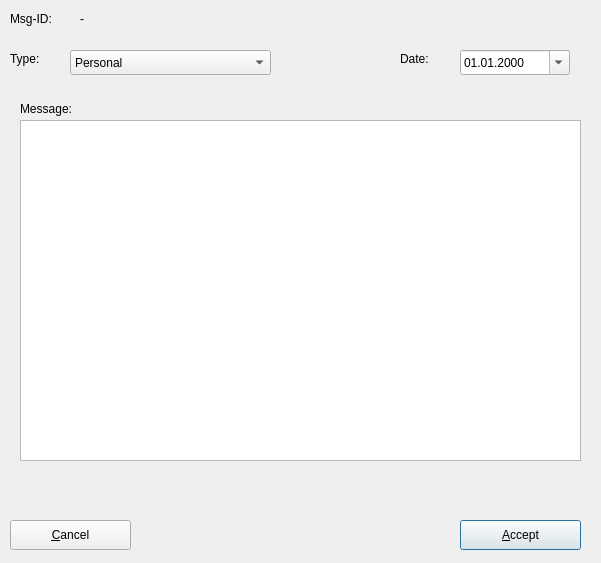
<ui version="4.0" >
 <class>msgeditfrm</class>
 <widget class="QDialog" name="msgeditfrm" >
  <property name="geometry" >
   <rect>
    <x>0</x>
    <y>0</y>
    <width>601</width>
    <height>563</height>
   </rect>
  </property>
  <property name="windowTitle" >
   <string>Nachricht...</string>
  </property>
  <property name="windowIcon" >
   <iconset resource="../resources/images/first4.qrc" >:/message2.png</iconset>
  </property>
  <widget class="QPushButton" name="btnaccept" >
   <property name="geometry" >
    <rect>
     <x>460</x>
     <y>520</y>
     <width>121</width>
     <height>30</height>
    </rect>
   </property>
   <property name="text" >
    <string>&amp;Accept</string>
   </property>
   <property name="icon" >
    <iconset resource="../resources/images/first4.qrc" >:/button_ok.png</iconset>
   </property>
  </widget>
  <widget class="QPushButton" name="btncancel" >
   <property name="geometry" >
    <rect>
     <x>10</x>
     <y>520</y>
     <width>121</width>
     <height>30</height>
    </rect>
   </property>
   <property name="text" >
    <string>&amp;Cancel</string>
   </property>
   <property name="icon" >
    <iconset resource="../resources/images/first4.qrc" >:/button_cancel.png</iconset>
   </property>
  </widget>
  <widget class="QLabel" name="label" >
   <property name="geometry" >
    <rect>
     <x>10</x>
     <y>10</y>
     <width>57</width>
     <height>18</height>
    </rect>
   </property>
   <property name="text" >
    <string>Msg-ID:</string>
   </property>
  </widget>
  <widget class="QLabel" name="lblID" >
   <property name="geometry" >
    <rect>
     <x>80</x>
     <y>10</y>
     <width>57</width>
     <height>18</height>
    </rect>
   </property>
   <property name="text" >
    <string>-</string>
   </property>
  </widget>
  <widget class="QLabel" name="label_2" >
   <property name="geometry" >
    <rect>
     <x>10</x>
     <y>50</y>
     <width>57</width>
     <height>18</height>
    </rect>
   </property>
   <property name="text" >
    <string>Type:</string>
   </property>
  </widget>
  <widget class="QComboBox" name="cmbmsgtype" >
   <property name="geometry" >
    <rect>
     <x>70</x>
     <y>50</y>
     <width>201</width>
     <height>25</height>
    </rect>
   </property>
   <item>
    <property name="text" >
     <string>Personal</string>
    </property>
   </item>
   <item>
    <property name="text" >
     <string>General</string>
    </property>
   </item>
   <item>
    <property name="text" >
     <string>Stock</string>
    </property>
   </item>
   <item>
    <property name="text" >
     <string>Order</string>
    </property>
   </item>
   <item>
    <property name="text" >
     <string>Finance</string>
    </property>
   </item>
  </widget>
  <widget class="QLabel" name="label_3" >
   <property name="geometry" >
    <rect>
     <x>400</x>
     <y>50</y>
     <width>57</width>
     <height>18</height>
    </rect>
   </property>
   <property name="text" >
    <string>Date:</string>
   </property>
  </widget>
  <widget class="QDateEdit" name="date" >
   <property name="geometry" >
    <rect>
     <x>460</x>
     <y>50</y>
     <width>110</width>
     <height>25</height>
    </rect>
   </property>
   <property name="displayFormat" >
    <string>dd.MM.yyyy</string>
   </property>
   <property name="calendarPopup" >
    <bool>true</bool>
   </property>
  </widget>
  <widget class="QStackedWidget" name="stackmain" >
   <property name="geometry" >
    <rect>
     <x>10</x>
     <y>90</y>
     <width>581</width>
     <height>421</height>
    </rect>
   </property>
   <property name="currentIndex" >
    <number>0</number>
   </property>
   <widget class="QWidget" name="page" >
    <widget class="QLabel" name="label_4" >
     <property name="geometry" >
      <rect>
       <x>10</x>
       <y>10</y>
       <width>81</width>
       <height>18</height>
      </rect>
     </property>
     <property name="text" >
      <string>Message:</string>
     </property>
    </widget>
    <widget class="QTextEdit" name="per_msg" >
     <property name="geometry" >
      <rect>
       <x>10</x>
       <y>30</y>
       <width>561</width>
       <height>341</height>
      </rect>
     </property>
    </widget>
   </widget>
   <widget class="QWidget" name="page_2" >
    <widget class="QLabel" name="label_5" >
     <property name="geometry" >
      <rect>
       <x>10</x>
       <y>10</y>
       <width>171</width>
       <height>18</height>
      </rect>
     </property>
     <property name="text" >
      <string>Select recipient:</string>
     </property>
    </widget>
    <widget class="QTextEdit" name="gen_msg" >
     <property name="geometry" >
      <rect>
       <x>10</x>
       <y>150</y>
       <width>561</width>
       <height>261</height>
      </rect>
     </property>
    </widget>
    <widget class="QTreeWidget" name="gen_users" >
     <property name="geometry" >
      <rect>
       <x>130</x>
       <y>10</y>
       <width>321</width>
       <height>111</height>
      </rect>
     </property>
     <column>
      <property name="text" >
       <string/>
      </property>
      <property name="icon" >
       <iconset resource="../resources/images/first4.qrc" >:/button_ok_small.png</iconset>
      </property>
     </column>
     <column>
      <property name="text" >
       <string>User:</string>
      </property>
     </column>
     <column>
      <property name="text" >
       <string>userid</string>
      </property>
     </column>
    </widget>
    <widget class="QLabel" name="label_6" >
     <property name="geometry" >
      <rect>
       <x>10</x>
       <y>130</y>
       <width>81</width>
       <height>18</height>
      </rect>
     </property>
     <property name="text" >
      <string>Message:</string>
     </property>
    </widget>
   </widget>
   <widget class="QWidget" name="page_3" >
    <widget class="QLabel" name="label_7" >
     <property name="geometry" >
      <rect>
       <x>10</x>
       <y>20</y>
       <width>101</width>
       <height>18</height>
      </rect>
     </property>
     <property name="text" >
      <string>Definition:</string>
     </property>
    </widget>
    <widget class="QLabel" name="label_8" >
     <property name="geometry" >
      <rect>
       <x>10</x>
       <y>50</y>
       <width>101</width>
       <height>18</height>
      </rect>
     </property>
     <property name="text" >
      <string>Description:</string>
     </property>
    </widget>
    <widget class="QLabel" name="label_9" >
     <property name="geometry" >
      <rect>
       <x>10</x>
       <y>200</y>
       <width>101</width>
       <height>18</height>
      </rect>
     </property>
     <property name="text" >
      <string>Supplier:</string>
     </property>
    </widget>
    <widget class="QLabel" name="label_10" >
     <property name="geometry" >
      <rect>
       <x>10</x>
       <y>300</y>
       <width>101</width>
       <height>18</height>
      </rect>
     </property>
     <property name="text" >
      <string>Stock:</string>
     </property>
    </widget>
    <widget class="QLabel" name="label_11" >
     <property name="geometry" >
      <rect>
       <x>10</x>
       <y>330</y>
       <width>101</width>
       <height>18</height>
      </rect>
     </property>
     <property name="text" >
      <string>Min. quantity:</string>
     </property>
    </widget>
    <widget class="QLabel" name="label_12" >
     <property name="geometry" >
      <rect>
       <x>10</x>
       <y>360</y>
       <width>131</width>
       <height>18</height>
      </rect>
     </property>
     <property name="text" >
      <string>Purchase Price:</string>
     </property>
    </widget>
    <widget class="QLabel" name="label_13" >
     <property name="geometry" >
      <rect>
       <x>10</x>
       <y>390</y>
       <width>131</width>
       <height>18</height>
      </rect>
     </property>
     <property name="text" >
      <string>Sell Price:</string>
     </property>
    </widget>
    <widget class="QLineEdit" name="sto_def" >
     <property name="geometry" >
      <rect>
       <x>150</x>
       <y>20</y>
       <width>231</width>
       <height>25</height>
      </rect>
     </property>
    </widget>
    <widget class="QLineEdit" name="sto_onstock" >
     <property name="geometry" >
      <rect>
       <x>150</x>
       <y>300</y>
       <width>81</width>
       <height>25</height>
      </rect>
     </property>
    </widget>
    <widget class="QLineEdit" name="sto_min" >
     <property name="geometry" >
      <rect>
       <x>150</x>
       <y>330</y>
       <width>81</width>
       <height>25</height>
      </rect>
     </property>
    </widget>
    <widget class="QLineEdit" name="sto_pprice" >
     <property name="geometry" >
      <rect>
       <x>150</x>
       <y>360</y>
       <width>81</width>
       <height>25</height>
      </rect>
     </property>
    </widget>
    <widget class="QLineEdit" name="sto_sprice" >
     <property name="geometry" >
      <rect>
       <x>150</x>
       <y>390</y>
       <width>81</width>
       <height>25</height>
      </rect>
     </property>
    </widget>
    <widget class="QTextEdit" name="sto_description" >
     <property name="geometry" >
      <rect>
       <x>150</x>
       <y>50</y>
       <width>341</width>
       <height>141</height>
      </rect>
     </property>
    </widget>
    <widget class="QPushButton" name="sto_btncheck" >
     <property name="geometry" >
      <rect>
       <x>390</x>
       <y>20</y>
       <width>25</width>
       <height>25</height>
      </rect>
     </property>
     <property name="text" >
      <string/>
     </property>
     <property name="icon" >
      <iconset resource="../resources/images/first4.qrc" >:/xmag.png</iconset>
     </property>
    </widget>
    <widget class="QTreeWidget" name="sto_supplier" >
     <property name="geometry" >
      <rect>
       <x>150</x>
       <y>200</y>
       <width>341</width>
       <height>94</height>
      </rect>
     </property>
     <column>
      <property name="text" >
       <string>Supplier</string>
      </property>
     </column>
    </widget>
   </widget>
   <widget class="QWidget" name="page_4" >
    <widget class="QLabel" name="label_14" >
     <property name="geometry" >
      <rect>
       <x>20</x>
       <y>20</y>
       <width>91</width>
       <height>18</height>
      </rect>
     </property>
     <property name="text" >
      <string>Customer:</string>
     </property>
    </widget>
    <widget class="QLabel" name="label_15" >
     <property name="geometry" >
      <rect>
       <x>20</x>
       <y>150</y>
       <width>91</width>
       <height>18</height>
      </rect>
     </property>
     <property name="text" >
      <string>Order-Nr.:</string>
     </property>
    </widget>
    <widget class="QLabel" name="label_16" >
     <property name="geometry" >
      <rect>
       <x>20</x>
       <y>200</y>
       <width>91</width>
       <height>18</height>
      </rect>
     </property>
     <property name="text" >
      <string>Entrydate:</string>
     </property>
    </widget>
    <widget class="QLabel" name="label_17" >
     <property name="geometry" >
      <rect>
       <x>20</x>
       <y>240</y>
       <width>111</width>
       <height>18</height>
      </rect>
     </property>
     <property name="text" >
      <string>Complete until:</string>
     </property>
    </widget>
    <widget class="QTextEdit" name="ord_customer" >
     <property name="geometry" >
      <rect>
       <x>130</x>
       <y>20</y>
       <width>261</width>
       <height>111</height>
      </rect>
     </property>
    </widget>
    <widget class="QLineEdit" name="ord_ordernr" >
     <property name="geometry" >
      <rect>
       <x>130</x>
       <y>150</y>
       <width>211</width>
       <height>25</height>
      </rect>
     </property>
    </widget>
    <widget class="QDateEdit" name="ord_date1" >
     <property name="geometry" >
      <rect>
       <x>130</x>
       <y>200</y>
       <width>110</width>
       <height>25</height>
      </rect>
     </property>
     <property name="displayFormat" >
      <string>dd.MM.yyyy</string>
     </property>
     <property name="calendarPopup" >
      <bool>true</bool>
     </property>
    </widget>
    <widget class="QDateEdit" name="ord_date2" >
     <property name="geometry" >
      <rect>
       <x>130</x>
       <y>240</y>
       <width>110</width>
       <height>25</height>
      </rect>
     </property>
     <property name="displayFormat" >
      <string>dd.MM.yyyy</string>
     </property>
     <property name="calendarPopup" >
      <bool>true</bool>
     </property>
    </widget>
    <widget class="QPushButton" name="ord_btncheck" >
     <property name="geometry" >
      <rect>
       <x>400</x>
       <y>20</y>
       <width>30</width>
       <height>26</height>
      </rect>
     </property>
     <property name="text" >
      <string/>
     </property>
     <property name="icon" >
      <iconset resource="../resources/images/first4.qrc" >:/xmag.png</iconset>
     </property>
    </widget>
    <widget class="QPushButton" name="ord_btnclear" >
     <property name="geometry" >
      <rect>
       <x>400</x>
       <y>60</y>
       <width>30</width>
       <height>26</height>
      </rect>
     </property>
     <property name="text" >
      <string/>
     </property>
     <property name="icon" >
      <iconset resource="../resources/images/first4.qrc" >:/messagebox_critical.png</iconset>
     </property>
    </widget>
    <widget class="QLabel" name="ord_lbladdrid" >
     <property name="geometry" >
      <rect>
       <x>400</x>
       <y>110</y>
       <width>57</width>
       <height>18</height>
      </rect>
     </property>
     <property name="text" >
      <string>-</string>
     </property>
    </widget>
   </widget>
   <widget class="QWidget" name="page_5" >
    <widget class="QLabel" name="iem_lbladdrid" >
     <property name="geometry" >
      <rect>
       <x>400</x>
       <y>110</y>
       <width>57</width>
       <height>18</height>
      </rect>
     </property>
     <property name="text" >
      <string>-</string>
     </property>
    </widget>
    <widget class="QLabel" name="label_20" >
     <property name="geometry" >
      <rect>
       <x>20</x>
       <y>200</y>
       <width>101</width>
       <height>18</height>
      </rect>
     </property>
     <property name="text" >
      <string>Payment date:</string>
     </property>
    </widget>
    <widget class="QPushButton" name="iem_btncheck" >
     <property name="geometry" >
      <rect>
       <x>400</x>
       <y>20</y>
       <width>30</width>
       <height>26</height>
      </rect>
     </property>
     <property name="text" >
      <string/>
     </property>
     <property name="icon" >
      <iconset resource="../resources/images/first4.qrc" >:/xmag.png</iconset>
     </property>
    </widget>
    <widget class="QDateEdit" name="iem_date1" >
     <property name="geometry" >
      <rect>
       <x>130</x>
       <y>200</y>
       <width>110</width>
       <height>25</height>
      </rect>
     </property>
     <property name="displayFormat" >
      <string>dd.MM.yyyy</string>
     </property>
     <property name="calendarPopup" >
      <bool>true</bool>
     </property>
    </widget>
    <widget class="QTextEdit" name="iem_customer" >
     <property name="geometry" >
      <rect>
       <x>130</x>
       <y>20</y>
       <width>261</width>
       <height>111</height>
      </rect>
     </property>
    </widget>
    <widget class="QLineEdit" name="iem_ordernr" >
     <property name="geometry" >
      <rect>
       <x>130</x>
       <y>150</y>
       <width>211</width>
       <height>25</height>
      </rect>
     </property>
    </widget>
    <widget class="QLabel" name="label_21" >
     <property name="geometry" >
      <rect>
       <x>20</x>
       <y>20</y>
       <width>91</width>
       <height>18</height>
      </rect>
     </property>
     <property name="text" >
      <string>Customer:</string>
     </property>
    </widget>
    <widget class="QLabel" name="label_22" >
     <property name="geometry" >
      <rect>
       <x>20</x>
       <y>150</y>
       <width>91</width>
       <height>18</height>
      </rect>
     </property>
     <property name="text" >
      <string>Order-Nr.:</string>
     </property>
    </widget>
    <widget class="QPushButton" name="iem_btnclear" >
     <property name="geometry" >
      <rect>
       <x>400</x>
       <y>60</y>
       <width>30</width>
       <height>26</height>
      </rect>
     </property>
     <property name="text" >
      <string/>
     </property>
     <property name="icon" >
      <iconset resource="../resources/images/first4.qrc" >:/messagebox_critical.png</iconset>
     </property>
    </widget>
    <widget class="QLabel" name="label_23" >
     <property name="geometry" >
      <rect>
       <x>20</x>
       <y>240</y>
       <width>101</width>
       <height>18</height>
      </rect>
     </property>
     <property name="text" >
      <string>Amount:</string>
     </property>
    </widget>
    <widget class="QLineEdit" name="iem_amount" >
     <property name="geometry" >
      <rect>
       <x>130</x>
       <y>240</y>
       <width>91</width>
       <height>25</height>
      </rect>
     </property>
    </widget>
    <widget class="QComboBox" name="iem_currency" >
     <property name="geometry" >
      <rect>
       <x>230</x>
       <y>240</y>
       <width>72</width>
       <height>25</height>
      </rect>
     </property>
    </widget>
   </widget>
   <widget class="QWidget" name="page_6" >
    <widget class="QCheckBox" name="chknew" >
     <property name="geometry" >
      <rect>
       <x>90</x>
       <y>50</y>
       <width>83</width>
       <height>22</height>
      </rect>
     </property>
     <property name="text" >
      <string>New MSG</string>
     </property>
     <property name="checked" >
      <bool>true</bool>
     </property>
    </widget>
   </widget>
  </widget>
 </widget>
 <tabstops>
  <tabstop>cmbmsgtype</tabstop>
  <tabstop>date</tabstop>
  <tabstop>per_msg</tabstop>
  <tabstop>gen_users</tabstop>
  <tabstop>gen_msg</tabstop>
  <tabstop>sto_def</tabstop>
  <tabstop>sto_btncheck</tabstop>
  <tabstop>sto_description</tabstop>
  <tabstop>sto_supplier</tabstop>
  <tabstop>sto_onstock</tabstop>
  <tabstop>sto_min</tabstop>
  <tabstop>sto_pprice</tabstop>
  <tabstop>sto_sprice</tabstop>
  <tabstop>ord_customer</tabstop>
  <tabstop>ord_btncheck</tabstop>
  <tabstop>ord_btnclear</tabstop>
  <tabstop>ord_ordernr</tabstop>
  <tabstop>ord_date1</tabstop>
  <tabstop>ord_date2</tabstop>
  <tabstop>iem_customer</tabstop>
  <tabstop>iem_btncheck</tabstop>
  <tabstop>iem_btnclear</tabstop>
  <tabstop>iem_ordernr</tabstop>
  <tabstop>iem_date1</tabstop>
  <tabstop>iem_amount</tabstop>
  <tabstop>iem_currency</tabstop>
  <tabstop>chknew</tabstop>
  <tabstop>btnaccept</tabstop>
  <tabstop>btncancel</tabstop>
 </tabstops>
 <resources>
  <include location="../resources/images/first4.qrc" />
 </resources>
 <connections/>
</ui>
